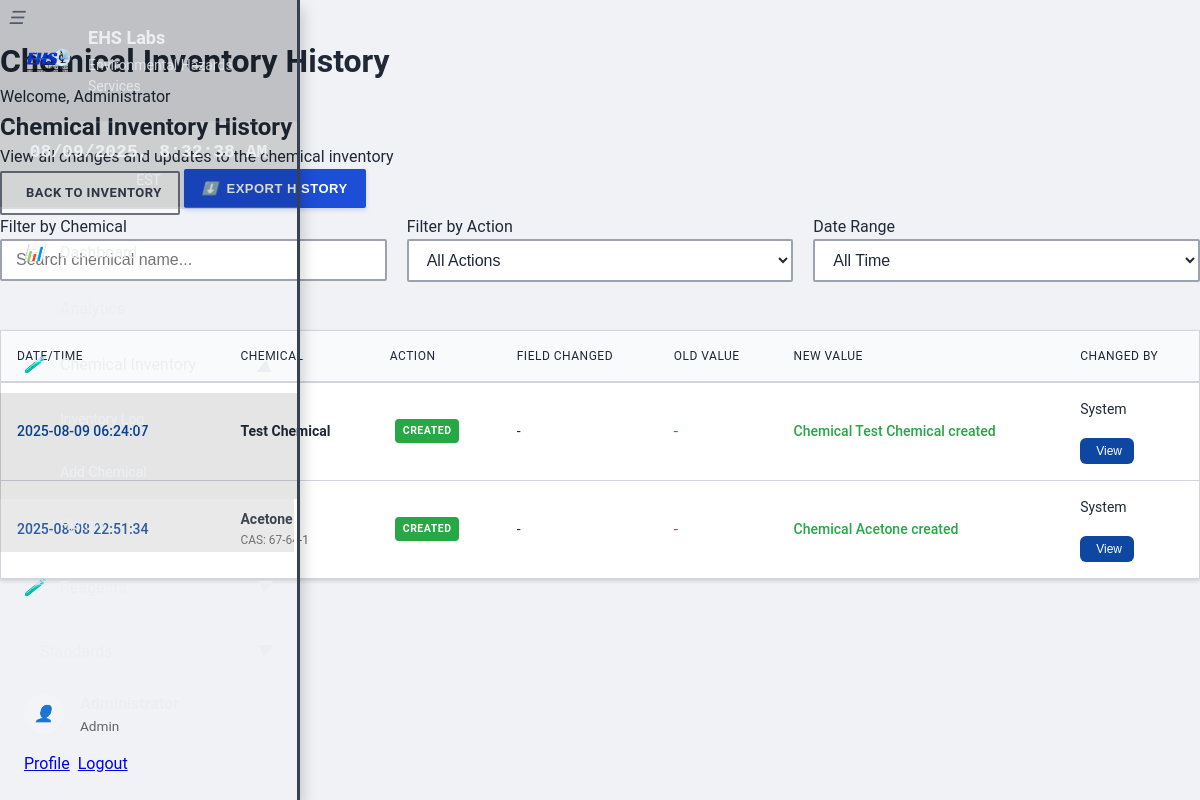
/chemical_inventory/history (signed in), run on the app's committed database.
### backend/models/user.py (models this page shows, shortened)
class User(Base):
    __tablename__ = "users"
    id = Column(Integer, primary_key=True, index=True)
    username = Column(String(50), unique=True, index=True, nullable=False)
    email = Column(String(255), unique=True, index=True, nullable=False)
    full_name = Column(String(255), nullable=False)
    hashed_password = Column(String(255), nullable=False)
    role = Column(Enum(UserRole), nullable=False, default=UserRole.USER)
    is_active = Column(Boolean, default=True)
    is_verified = Column(Boolean, default=False)
    created_at = Column(DateTime, server_default=func.now(), nullable=False)
    updated_at = Column(DateTime, server_default=func.now(), onupdate=func.now(), nullable=False)
    last_login = Column(DateTime, nullable=True)
    department = Column(String(100), nullable=True)
    phone = Column(String(20), nullable=True)
    extension = Column(String(10), nullable=True)
    profile_picture = Column(String(255), nullable=True)

### backend/models/chemical_inventory.py (models this page shows, shortened)
class ChemicalInventoryHistory(Base):
    __tablename__ = "chemical_inventory_history"
    id = Column(Integer, primary_key=True, index=True)
    chemical_id = Column(Integer, ForeignKey("chemical_inventory_log.id"), nullable=False)
    action = Column(String(50), nullable=False)  # created, updated, quantity_changed, disposed
    field_changed = Column(String(100), nullable=True)
    old_value = Column(Text, nullable=True)
    new_value = Column(Text, nullable=True)
    quantity_change = Column(Numeric(10, 3), nullable=True)  # Positive for additions, negative for usage
    remaining_quantity = Column(Numeric(10, 3), nullable=True)
    notes = Column(Text, nullable=True)
    reason = Column(String(255), nullable=True)
    changed_by = Column(Integer, ForeignKey("users.id"), nullable=False)
    changed_at = Column(DateTime, server_default=func.now(), nullable=False)
    chemical = relationship("ChemicalInventoryLog", back_populates="history_entries")
    user = relationship("User", foreign_keys=[changed_by])

class ChemicalInventoryLog(Base):
    __tablename__ = "chemical_inventory_log"
    id = Column(Integer, primary_key=True, index=True)
    chemical_name = Column(String(255), nullable=False, index=True)
    cas_number = Column(String(50), nullable=True, index=True)
    manufacturer = Column(String(255), nullable=True)
    catalog_number = Column(String(100), nullable=True)
    lot_number = Column(String(100), nullable=True)
    container_size = Column(String(50), nullable=True)  # e.g., "500ml", "1L", "100g"
    current_quantity = Column(Numeric(10, 3), nullable=False, default=0)
    unit = Column(String(20), nullable=False)  # ml, L, g, kg, etc.
    storage_location = Column(String(255), nullable=True)
    storage_temperature = Column(String(50), nullable=True)  # Room temp, 4°C, -20°C, etc.
    storage_conditions = Column(Text, nullable=True)
    hazard_class = Column(String(100), nullable=True)
    safety_notes = Column(Text, nullable=True)
    received_date = Column(DateTime, nullable=True)
    expiration_date = Column(DateTime, nullable=True)
    opened_date = Column(DateTime, nullable=True)
    is_active = Column(Boolean, default=True)
    is_hazardous = Column(Boolean, default=False)
    created_by = Column(Integer, ForeignKey("users.id"), nullable=False)
    created_at = Column(DateTime, server_default=func.now(), nullable=False)
    updated_at = Column(DateTime, server_default=func.now(), onupdate=func.now(), nullable=False)
    creator = relationship("User", foreign_keys=[created_by])
    history_entries = relationship("ChemicalInventoryHistory", back_populates="chemical")

### backend/routes/chemical_inventory.py (the view)
@router.get("/history", response_class=HTMLResponse)
async def chemical_history_page(
    request: Request,
    db: Session = Depends(get_db),
    current_user: User = Depends(require_permissions(["read"]))
):
    history = db.query(ChemicalInventoryHistory).join(
        ChemicalInventoryLog, ChemicalInventoryHistory.chemical_id == ChemicalInventoryLog.id
    ).order_by(ChemicalInventoryHistory.changed_at.desc()).limit(100).all()
    context = {
        "request": request,
        "title": "Chemical Inventory History - EHS Electronic Journal",
        "history": history,
        "current_user": current_user
    }
    return templates.TemplateResponse("chemical_inventory/history.html", context)

### frontend/templates/chemical_inventory/history.html (shortened to what this page needs)
{% extends "base.html" %}
{% block page_title %}Chemical Inventory History{% endblock %}
{% block extra_css %}
<link rel="stylesheet" href="{{ url_for('static', path='/css/tables.css') }}">
{% endblock %}
{% block content %}
<div class="page-header">
    <div class="page-header-content">
        <div class="page-info">
            <h2>Chemical Inventory History</h2>
            <p>View all changes and updates to the chemical inventory</p>
        </div>
        <div class="page-actions">
            <a href="/chemical_inventory/" class="btn btn-secondary">
                 Back to Inventory
            </a>
            <button id="export-history-btn" class="btn btn-primary">
                <i class="fas fa-download"></i> Export History
            </button>
        </div>
    </div>
</div>
<div class="filters-section">
    <div class="row">
        <div class="col-md-4">
            <div class="form-group">
                <label for="chemical-filter">Filter by Chemical</label>
                <input type="text" id="chemical-filter" class="form-control" placeholder="Search chemical name...">
            </div>
        </div>
        <div class="col-md-4">
            <div class="form-group">
                <label for="action-filter">Filter by Action</label>
                <select id="action-filter" class="form-control">
                    <option value="">All Actions</option>
                </select>
            </div>
        </div>
        <div class="col-md-4">
            <div class="form-group">
                <label for="date-filter">Date Range</label>
                <select id="date-filter" class="form-control">
                    <option value="">All Time</option>
                </select>
            </div>
        </div>
    </div>
</div>
<div class="table-container">
    <table id="history-table" class="data-table">
        <thead>
            <tr>
                <th>Date/Time</th>
                <th>Chemical</th>
                <th>Action</th>
                <th>Field Changed</th>
                <th>Old Value</th>
                <th>New Value</th>
                <th>Changed By</th>
            </tr>
        </thead>
        <tbody>
            {% if history %}
                {% for entry in history %}
                <tr>
                    <td>
                    </td>
                    <td>
                        <div class="chemical-info">
                            <strong>{{ entry.chemical.chemical_name if entry.chemical else 'Unknown' }}</strong>
                            {% if entry.chemical and entry.chemical.cas_number %}
                            <small>CAS: {{ entry.chemical.cas_number }}</small>
                            {% endif %}
                        </div>
                    </td>
                    <td>
                        <span class="badge badge-{% if entry.action == 'created' %}success{% elif entry.action == 'updated' %}info{% elif entry.action == 'quantity_changed' %}warning{% else %}secondary{% endif %}">
                            {{ entry.action.replace('_', ' ').title() }}
                        </span>
                    </td>
                    <td>{{ entry.field_name or '-' }}</td>
                    <td>
                        <span class="old-value">{{ entry.old_value or '-' }}</span>
                    </td>
                    <td>
                        <span class="new-value">{{ entry.new_value or '-' }}</span>
                    </td>
                    <td>
                        <div class="user-info">
                            {{ entry.changed_by_user.username if entry.changed_by_user else 'System' }}
                        </div>
                    </td>
                </tr>
                {% endfor %}
            {% endif %}
        </tbody>
    </table>
</div>
{% endblock %}

### frontend/templates/base.html (shortened to what this page needs)
<!DOCTYPE html>
<html lang="en">
<head>
    <link rel="stylesheet" href="/static/css/main.css">
    <link rel="stylesheet" href="/static/css/components.css">
    {% block extra_css %}{% endblock %}
    <link rel="stylesheet" href="/static/css/icons-fallback.css">
</head>
<body>
    <div class="flex w-full min-h-screen">
        <div class="page-wrapper flex w-full">
            <div id="sidebar" class="sidebar">
                <div class="sidebar-header">
                    <div class="logo-container">
                        <img src="/static/images/ehs-logo.png" alt="EHS Labs" class="logo" onerror="this.style.display='none'">
                        <div class="company-info">
                            <h3>EHS Labs</h3>
                            <p>Environmental Hazards Services</p>
                        </div>
                    </div>
                </div>
                <div class="clock-container">
                    <div class="current-time" id="current-time">
                    </div>
                    <div class="timezone">EST</div>
                </div>
                <nav class="sidebar-nav">
                    <ul>
                        <li>
                            <a href="/dashboard" class="nav-link {% if request.url.path == '/dashboard' %}active{% endif %}">
                                <i class="fas fa-tachometer-alt"></i>
                                <span>Dashboard</span>
                            </a>
                        </li>
                        <li>
                            <a href="/analytics" class="nav-link {% if request.url.path == '/analytics' %}active{% endif %}">
                                <span>Analytics</span>
                            </a>
                        </li>
                        <li class="nav-section">
                            <div class="nav-section-header">
                                <i class="fas fa-flask"></i>
                                <span>Chemical Inventory</span>
                                <i class="fas fa-chevron-down toggle-icon"></i>
                            </div>
                            <ul class="nav-subsection">
                                <li><a href="/chemical_inventory/" class="nav-link">Inventory Log</a></li>
                                <li><a href="/chemical_inventory/add" class="nav-link">Add Chemical</a></li>
                                <li><a href="/chemical_inventory/history" class="nav-link">History</a></li>
                            </ul>
                        </li>
                        <li class="nav-section">
                            <div class="nav-section-header">
                                <i class="fas fa-vial"></i>
                                <span>Reagents</span>
                                <i class="fas fa-chevron-down toggle-icon"></i>
                            </div>
                        </li>
                        <li class="nav-section">
                            <div class="nav-section-header">
                                <span>Standards</span>
                                <i class="fas fa-chevron-down toggle-icon"></i>
                            </div>
                        </li>
                    </ul>
                </nav>
                <div class="sidebar-footer">
                    {% if current_user %}
                    <div class="user-info">
                        <div class="user-avatar">
                            <i class="fas fa-user"></i>
                        </div>
                        <div class="user-details">
                            <strong>{{ current_user.full_name }}</strong>
                            <small>{{ current_user.role.value.title() if current_user.role.value else current_user.role.title() }}</small>
                        </div>
                    </div>
                    <div class="user-actions">
                        <a href="/profile">Profile</a>
                        <a href="/logout">Logout</a>
                    </div>
                    {% endif %}
                </div>
            </div>
            <div class="body-wrapper w-full bg-white dark:bg-dark">
                <div class="header">
                    <div>
                        <button id="sidebar-toggle" class="sidebar-toggle">
                            <i class="fas fa-bars"></i>
                        </button>
                        <h1>{% block page_title %}EHS Electronic Journal{% endblock %}</h1>
                    </div>
                    {% if current_user %}
                    <div class="user-welcome">Welcome, {{ current_user.full_name.split(' ')[0] }}</div>
                    {% endif %}
                </div>
                <div class="container mx-auto py-[30px]">
                    {% block content %}
                    {% endblock %}
                </div>
            </div>
        </div>
    </div>
</body>
</html>

### data on the page
User: role.value "Admin", full_name "Administrator"
ChemicalInventoryHistory: chemical "Test Chemical", action.replace "CREATED", field_name "-", old_value "-", new_value "Chemical Test Chemical created", changed_by_user "System"
ChemicalInventoryHistory: chemical "Acetone", chemical.cas_number "67-64-1", action.replace "CREATED", field_name "-", old_value "-", new_value "Chemical Acetone created", changed_by_user "System"
